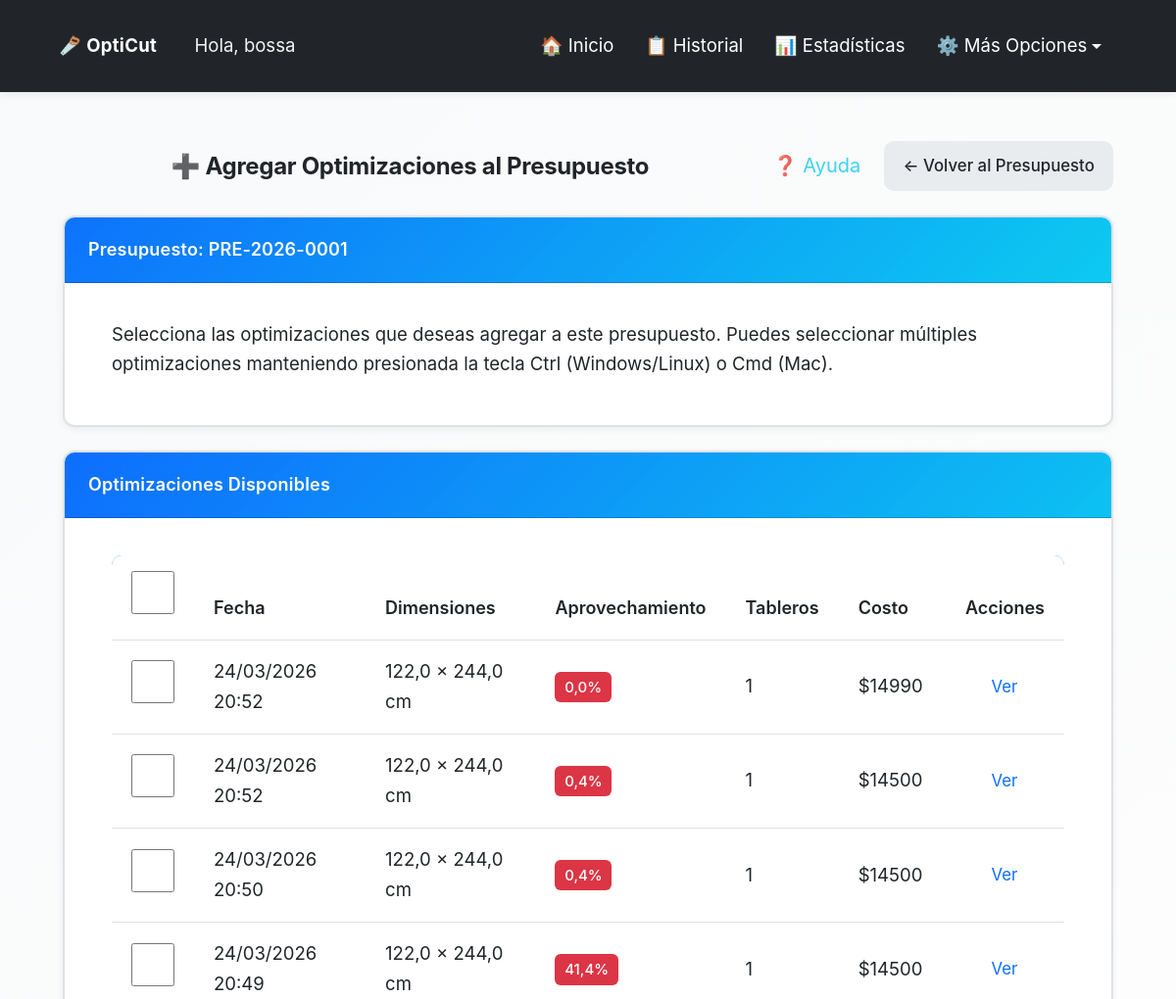
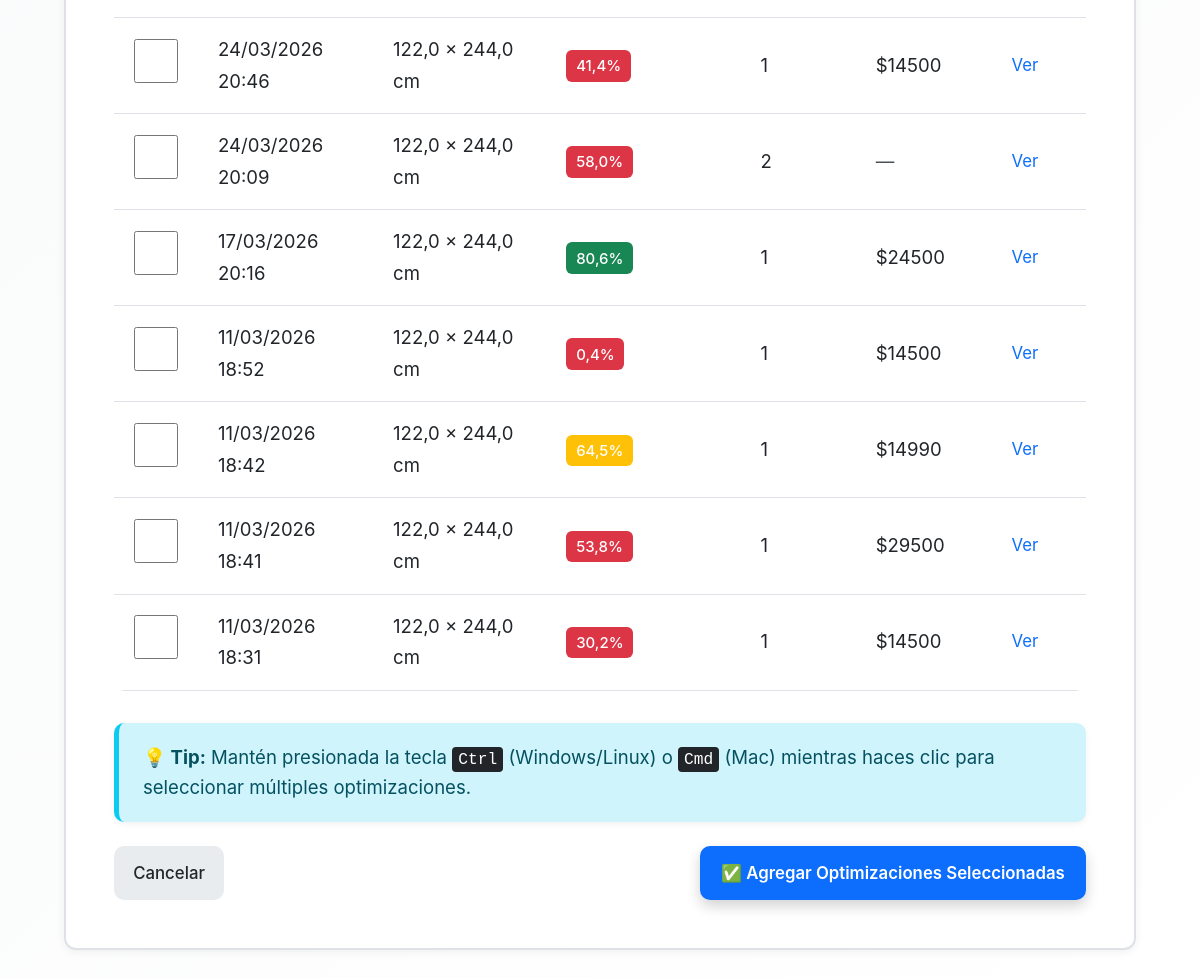
/opticut/presupuestos/2/agregar-optimizaciones/ (signed in), run on the app's committed database (2 pictures, top to bottom).
### opticut/models.py (models this page shows, shortened)
class Presupuesto(models.Model):
    ESTADOS_CHOICES = [
        ('borrador', 'Borrador'),
        ('enviado', 'Enviado'),
        ('aceptado', 'Aceptado'),
        ('rechazado', 'Rechazado'),
        ('vencido', 'Vencido'),
    ]
    usuario = models.ForeignKey(
        User,
        on_delete=models.CASCADE,
        help_text="Usuario propietario del presupuesto"
    )
    proyecto = models.ForeignKey(
        Proyecto,
        on_delete=models.SET_NULL,
        null=True,
        blank=True,
        help_text="Proyecto asociado (opcional)"
    )
    optimizaciones = models.ManyToManyField(
        Optimizacion,
        related_name='presupuestos',
        help_text="Optimizaciones asociadas al presupuesto"
    )
    cliente = models.ForeignKey(
        Cliente,
        on_delete=models.SET_NULL,
        null=True,
        blank=True,
        help_text="Cliente al que se envía el presupuesto"
    )
    numero = models.CharField(
        max_length=50,
        unique=True,
        help_text="Número único del presupuesto (ej: PRE-2025-001)"
    )
    precio_tablero = models.DecimalField(
        max_digits=10,
        decimal_places=2,
        help_text="Precio por tablero usado en el presupuesto"
    )
    mano_obra = models.DecimalField(
        max_digits=10,
        decimal_places=2,
        default=Decimal('0.00'),
        help_text="Costo de mano de obra"
    )
    costo_total = models.DecimalField(
        max_digits=10,
        decimal_places=2,
        help_text="Costo total del presupuesto"
    )
    fecha_validez = models.DateField(help_text="Fecha hasta la cual el presupuesto es válido")
    estado = models.CharField(
        max_length=20,
        choices=ESTADOS_CHOICES,
        default='borrador',
        help_text="Estado del presupuesto"
    )
    notas = models.TextField(blank=True, help_text="Notas adicionales para el cliente")
    pdf = models.FileField(upload_to='presupuestos/', null=True, blank=True, help_text="PDF generado del presupuesto")
    fecha_creacion = models.DateTimeField(auto_now_add=True)
    fecha_actualizacion = models.DateTimeField(auto_now=True)
    class Meta:
        verbose_name = "Presupuesto"
        verbose_name_plural = "Presupuestos"
        ordering = ['-fecha_creacion']

class Optimizacion(models.Model):
    UNIDADES_CHOICES = [
        ('cm', 'Centímetros (cm)'),
        ('m', 'Metros (m)'),
        ('in', 'Pulgadas (in)'),
        ('ft', 'Pies (ft)'),
    ]
    usuario = models.ForeignKey(User, on_delete=models.CASCADE)
    fecha = models.DateTimeField(auto_now_add=True)
    ancho_tablero = models.FloatField()  # Siempre guardado en cm (permite decimales)
    alto_tablero = models.FloatField()  # Siempre guardado en cm (permite decimales)
    unidad_medida = models.CharField(max_length=2, choices=UNIDADES_CHOICES, default='cm',
                                     help_text="Unidad de medida usada por el usuario")
    piezas = models.TextField(help_text="Listado de piezas en formato ancho,alto,cantidad")
    imagen = models.ImageField(upload_to='optimizaciones/', null=True, blank=True)
    pdf = models.FileField(upload_to='pdfs/', null=True, blank=True)
    aprovechamiento_total = models.FloatField(default=0)
    favorito = models.BooleanField(default=False)
    permitir_rotacion = models.BooleanField(default=True, help_text="Permitir rotación automática de piezas 90°")
    margen_corte = models.FloatField(default=0.3, help_text="Margen de corte (kerf) en cm (guardado internamente). El valor se ingresa en mm.")
    material = models.ForeignKey(
        Material,
        on_delete=models.SET_NULL,
        null=True,
        blank=True,
        help_text="Material/tablero utilizado (opcional)"
    )
    precio_tablero = models.DecimalField(
        max_digits=10,
        decimal_places=2,
        null=True,
        blank=True,
        help_text="Precio por tablero usado en esta optimización"
    )
    mano_obra = models.DecimalField(
        max_digits=10,
        decimal_places=2,
        default=Decimal('0.00'),
        help_text="Costo de mano de obra (opcional)"
    )
    num_tableros = models.IntegerField(
        default=0,
        help_text="Número de tableros utilizados (calculado automáticamente)"
    )
    def calcular_costo_total(self):
        if self.precio_tablero is None:
            return None
        costo_material = Decimal(str(self.num_tableros)) * self.precio_tablero
        costo_total = costo_material + self.mano_obra
        return costo_total
    def get_costo_total(self):
        costo = self.calcular_costo_total()
        if costo is None:
            return None
        return costo
    cliente = models.ForeignKey(
        'Cliente',
        on_delete=models.SET_NULL,
        null=True,
        blank=True,
        help_text="Cliente asociado a esta optimización (opcional)"
    )
    proyecto = models.ForeignKey(
        'Proyecto',
        on_delete=models.SET_NULL,
        null=True,
        blank=True,
        help_text="Proyecto al que pertenece esta optimización (opcional)"
    )

### opticut/views.py (the view, shortened to what this page needs)
# urls.py: path('presupuestos/<int:pk>/agregar-optimizaciones/', views.agregar_optimizaciones_presupuesto, name='agregar_optimizaciones_presupuesto'),
@login_required
def agregar_optimizaciones_presupuesto(request, pk):
    try:
        presupuesto = Presupuesto.objects.prefetch_related('optimizaciones').get(
            pk=pk,
            usuario=request.user
        )
    except Presupuesto.DoesNotExist:
        messages.error(request, "Presupuesto no encontrado.")
        return redirect('opticut:lista_presupuestos')
    optimizaciones_en_presupuesto = presupuesto.optimizaciones.values_list('pk', flat=True)
    optimizaciones_disponibles = Optimizacion.objects.filter(
        usuario=request.user
    ).exclude(pk__in=optimizaciones_en_presupuesto).order_by('-fecha')
    return render(request, 'opticut/agregar_optimizaciones_presupuesto.html', {
        'presupuesto': presupuesto,
        'optimizaciones_disponibles': optimizaciones_disponibles,
    })

### opticut/context_processors.py (called while the page is built)
def tutorial_context(request):
    if request.user.is_authenticated:
        tiene_optimizaciones = Optimizacion.objects.filter(usuario=request.user).exists()
        return {
            'tiene_optimizaciones': tiene_optimizaciones
        }
    return {
        'tiene_optimizaciones': False
    }

### usuarios/models.py (called while the page is built)
    def get_timeout_segundos_str(self):
        if self.timeout_sesion is None:
            return '1800'  # 30 minutos por defecto
        if self.timeout_sesion == 0:
            return '0'  # Desactivado
        return str(self.timeout_sesion * 60)

### opticut/templates/opticut/agregar_optimizaciones_presupuesto.html (shortened to what this page needs)
{% extends 'opticut/base.html' %}
{% load static %}
{% block extra_css %}
<link rel="stylesheet" href="{% static 'opticut/css/historial.css' %}">
{% endblock %}
{% block content %}
<div class="container mt-4">
  <div class="d-flex justify-content-between align-items-center mb-4 fade-in">
    <h2 class="text-center mb-0 flex-grow-1">➕ Agregar Optimizaciones al Presupuesto</h2>
    <div class="d-flex gap-2 align-items-center">
      <button type="button" class="btn btn-sm btn-outline-info btn-ayuda-seccion"
              onclick="iniciarTutorialSeccion('agregar_optimizaciones')"
              title="Ayuda sobre agregar optimizaciones">
        ❓ Ayuda
      </button>
      <a href="{% url 'opticut:detalle_presupuesto' presupuesto.pk %}" class="btn btn-secondary">
        ← Volver al Presupuesto
      </a>
    </div>
  </div>
  <div class="card mb-4 fade-in">
    <div class="card-header bg-info text-white">
      <h4 class="mb-0">Presupuesto: {{ presupuesto.numero }}</h4>
    </div>
    <div class="card-body">
      <p class="mb-0">Selecciona las optimizaciones que deseas agregar a este presupuesto. Puedes seleccionar múltiples optimizaciones manteniendo presionada la tecla Ctrl (Windows/Linux) o Cmd (Mac).</p>
    </div>
  </div>
  {% if optimizaciones_disponibles %}
  <div class="card fade-in">
    <div class="card-header bg-primary text-white">
      <h4 class="mb-0">Optimizaciones Disponibles</h4>
    </div>
    <div class="card-body">
      <form method="post">
        <div class="table-responsive">
          <table class="table table-hover">
            <thead>
              <tr>
                <th class="checkbox-column">
                  <input type="checkbox" id="select-all" title="Seleccionar todas">
                </th>
                <th>Fecha</th>
                <th>Dimensiones</th>
                <th>Aprovechamiento</th>
                <th>Tableros</th>
                <th>Costo</th>
                <th>Acciones</th>
              </tr>
            </thead>
            <tbody>
              {% for opt in optimizaciones_disponibles %}
              <tr>
                <td>
                  <input type="checkbox" name="optimizaciones" value="{{ opt.pk }}" class="optimizacion-checkbox">
                </td>
                <td>{{ opt.fecha|date:"d/m/Y H:i" }}</td>
                <td>{{ opt.ancho_tablero }} × {{ opt.alto_tablero }} cm</td>
                <td>
                  <span class="badge bg-{% if opt.aprovechamiento_total >= 80 %}success{% elif opt.aprovechamiento_total >= 60 %}warning{% else %}danger{% endif %}">
                    {{ opt.aprovechamiento_total|floatformat:1 }}%
                  </span>
                </td>
                <td>{{ opt.num_tableros|default:"0" }}</td>
                <td>
                  {% if opt.get_costo_total %}
                    ${{ opt.get_costo_total|floatformat:0 }}
                  {% else %}
                    <span class="text-muted">—</span>
                  {% endif %}
                </td>
                <td>
                  <a href="{% url 'opticut:resultado' opt.pk %}" class="btn btn-sm btn-outline-primary" target="_blank">Ver</a>
                </td>
              </tr>
              {% endfor %}
            </tbody>
          </table>
        </div>
        <div class="alert alert-info mt-3">
          <strong>💡 Tip:</strong> Mantén presionada la tecla <kbd>Ctrl</kbd> (Windows/Linux) o <kbd>Cmd</kbd> (Mac) mientras haces clic para seleccionar múltiples optimizaciones.
        </div>
        <div class="d-flex justify-content-between mt-4">
          <a href="{% url 'opticut:detalle_presupuesto' presupuesto.pk %}" class="btn btn-secondary">Cancelar</a>
          <button type="submit" class="btn btn-primary">✅ Agregar Optimizaciones Seleccionadas</button>
        </div>
      </form>
    </div>
  </div>
  {% else %}
  <div class="alert alert-info fade-in">
    <p class="mb-0">No hay optimizaciones disponibles para agregar a este presupuesto. Todas tus optimizaciones ya están asociadas a este presupuesto o no tienes optimizaciones creadas.</p>
  </div>
  {% endif %}
</div>
{% endblock %}

### opticut/templates/opticut/base.html (shortened to what this page needs)
{% load static %}
<!DOCTYPE html>
<html lang="es" data-theme="light">
<head>
    <link href="https://cdn.jsdelivr.net/npm/bootstrap@5.3.0/dist/css/bootstrap.min.css" rel="stylesheet">
    <link rel="stylesheet" href="https://cdn.jsdelivr.net/npm/intro.js@7.2.0/minified/introjs.min.css">
    <link rel="stylesheet" href="{% static 'opticut/css/main.css' %}">
    <link rel="stylesheet" href="{% static 'opticut/css/accessibility.css' %}">
    {% block extra_css %}{% endblock %}
</head>
<body {% if user.is_authenticated and user.perfil %}data-session-timeout="{{ user.perfil.get_timeout_segundos_str }}" data-perfil-theme="{% if user.perfil.tema_preferido != 'auto' %}{{ user.perfil.tema_preferido }}{% else %}auto{% endif %}" data-font-size="{{ user.perfil.tamanio_fuente }}" data-perfil-unidad="{{ user.perfil.unidad_medida_predeterminada }}" data-perfil-algoritmo="{{ user.perfil.algoritmo_predeterminado }}" data-perfil-rotacion="{{ user.perfil.rotacion_automatica_predeterminada|yesno:'1,0' }}"{% endif %}>
    <nav class="navbar navbar-expand-lg navbar-custom">
        <div class="container-fluid">
            <div class="d-flex align-items-center">
                <a class="navbar-brand me-3" href="{% url 'opticut:index' %}">
                    🪚 OptiCut
                </a>
                {% if user.is_authenticated %}
                    <span class="navbar-greeting">Hola, {{ user.username }}</span>
                {% endif %}
            </div>
            <div class="collapse navbar-collapse" id="navbarNav">
                <div class="navbar-nav ms-auto d-flex align-items-center">
                    {% if user.is_authenticated %}
                        <a class="nav-link" href="{% url 'opticut:index' %}">🏠 Inicio</a>
                        <a class="nav-link" href="{% url 'opticut:historial' %}">📋 Historial</a>
                        <a class="nav-link" href="{% url 'opticut:estadisticas' %}">📊 Estadísticas</a>
                        <div class="dropdown">
                            <a class="nav-link dropdown-toggle" href="#" id="navbarDropdown" role="button" data-bs-toggle="dropdown" aria-expanded="false">
                                ⚙️ Más Opciones
                            </a>
                        </div>
                    {% else %}
                        {% block show_auth_buttons %}
                        <a href="{% url 'usuarios:login' %}" class="btn btn-outline-primary btn-sm me-2">🔑 Iniciar sesión</a>
                        <a href="{% url 'usuarios:registro' %}" class="btn btn-outline-success btn-sm">📝 Registrarse</a>
                        {% endblock %}
                    {% endif %}
                </div>
            </div>
        </div>
    </nav>
    <div class="container">
        {% block content %}
        {% endblock %}
    </div>
</body>
</html>

### opticut/static/opticut/css/accessibility.css (style rules this page uses)
* { -webkit-tap-highlight-color: rgba(13, 110, 253, 0.2); }
button, input[type="submit"], input[type="button"], input[type="checkbox"], input[type="radio"] { min-height: 44px; min-width: 44px; }
a.btn { min-height: 44px; display: inline-flex; align-items: center; justify-content: center; }
a:not(.btn) { text-decoration: none; color: var(--accent-primary); font-weight: var(--font-weight-medium); }
.text-muted { color: #495057 !important; font-size: var(--font-size-base); }
::placeholder { color: #6c757d; opacity: 0.8; font-size: var(--font-size-base); }
.navbar-brand, .nav-link, .dropdown-item { font-size: var(--font-size-base) !important; }
.form-group, .mb-3, .mb-4 { margin-bottom: 1.5rem !important; }
h1, h2, h3, h4, h5, h6 { font-weight: var(--font-weight-bold); line-height: 1.4; margin-bottom: 1rem; }
h2 { font-size: var(--font-size-2xl); }
h4 { font-size: var(--font-size-lg); }
.badge { padding: 0.5rem 0.75rem; font-size: var(--font-size-base); font-weight: var(--font-weight-semibold); border-radius: var(--border-radius-md); }
.alert { font-size: var(--font-size-base); padding: 1.25rem 1.5rem; border-left-width: 5px; }
.card { border-width: 2px; }
.card-header { font-size: var(--font-size-lg); padding: 1.25rem 1.5rem; }
.btn-ayuda-seccion { font-size: 1.25rem !important; padding: 0.75rem 1rem !important; min-width: 50px; min-height: 50px; }
.card, .form-control, .form-select, .btn { border-width: 2px; }

### opticut/static/opticut/css/historial.css (style rules this page uses)
.badge { padding: 0.35em 0.65em; border-radius: 6px; font-weight: 500; font-size: 0.9375rem; line-height: 1.4; }
.d-flex.justify-content-between.align-items-center { align-items: center !important; }

### data on the page
Presupuesto: numero "PRE-2026-0001"
Optimizacion: fecha "24/03/2026 20:52", ancho_tablero "122,0", alto_tablero "244,0", aprovechamiento_total "0,0", num_tableros "1", get_costo_total "14990"
Optimizacion: fecha "24/03/2026 20:52", ancho_tablero "122,0", alto_tablero "244,0", aprovechamiento_total "0,4", num_tableros "1", get_costo_total "14500"
Optimizacion: fecha "24/03/2026 20:50", ancho_tablero "122,0", alto_tablero "244,0", aprovechamiento_total "0,4", num_tableros "1", get_costo_total "14500"
Optimizacion: fecha "24/03/2026 20:49", ancho_tablero "122,0", alto_tablero "244,0", aprovechamiento_total "41,4", num_tableros "1", get_costo_total "14500"
Optimizacion: fecha "24/03/2026 20:46", ancho_tablero "122,0", alto_tablero "244,0", aprovechamiento_total "41,4", num_tableros "1", get_costo_total "14500"
Optimizacion: fecha "24/03/2026 20:09", ancho_tablero "122,0", alto_tablero "244,0", aprovechamiento_total "58,0", num_tableros "2"
Optimizacion: fecha "17/03/2026 20:16", ancho_tablero "122,0", alto_tablero "244,0", aprovechamiento_total "80,6", num_tableros "1", get_costo_total "24500"
Optimizacion: fecha "11/03/2026 18:52", ancho_tablero "122,0", alto_tablero "244,0", aprovechamiento_total "0,4", num_tableros "1", get_costo_total "14500"
Optimizacion: fecha "11/03/2026 18:42", ancho_tablero "122,0", alto_tablero "244,0", aprovechamiento_total "64,5", num_tableros "1", get_costo_total "14990"
Optimizacion: fecha "11/03/2026 18:41", ancho_tablero "122,0", alto_tablero "244,0", aprovechamiento_total "53,8", num_tableros "1", get_costo_total "29500"
Optimizacion: fecha "11/03/2026 18:31", ancho_tablero "122,0", alto_tablero "244,0", aprovechamiento_total "30,2", num_tableros "1", get_costo_total "14500"

### other printed values
{{ user.username }} "bossa"
